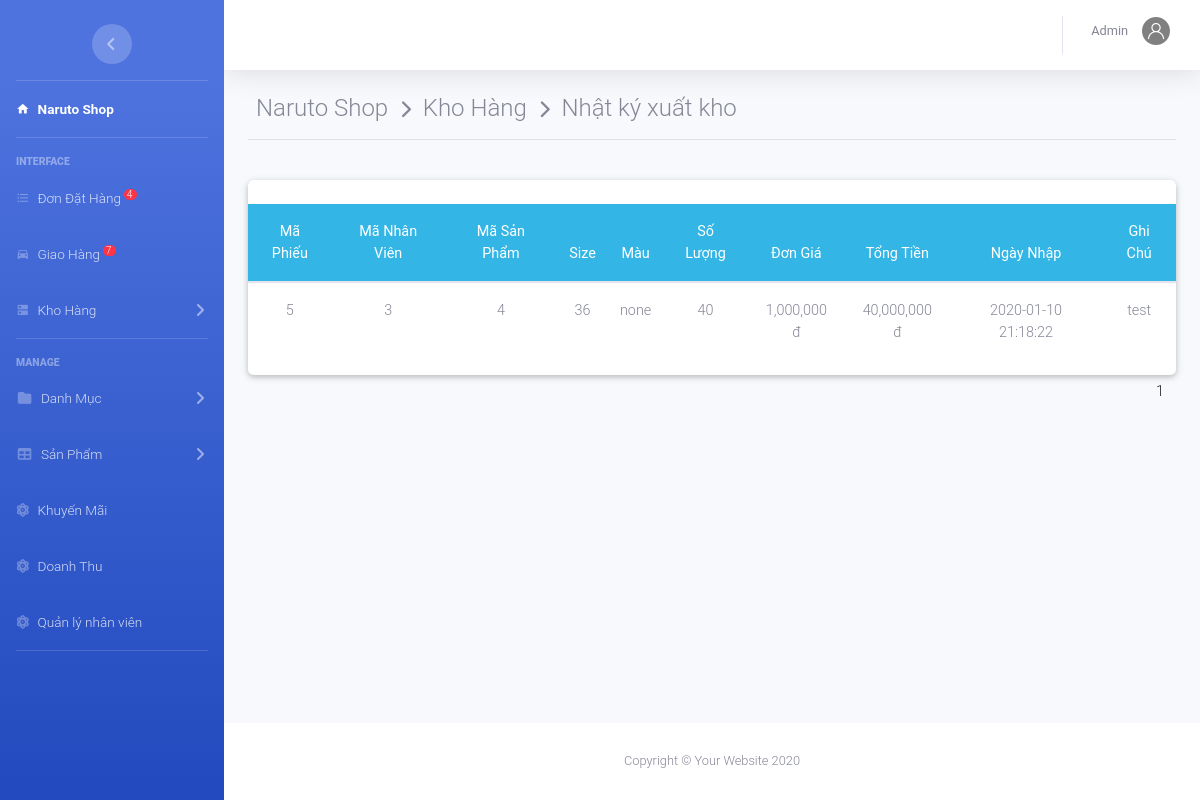
The page /admin/index.php?action=kho&view=nhatkyx (signed in) on the database its author committed.
### tables this page shows
CREATE TABLE `phieuxuat` (
  `MaPX` int(11) NOT NULL,
  `MaNV` int(11) NOT NULL,
  `MaSP` int(11) NOT NULL,
  `Mau` varchar(100) NOT NULL,
  `Size` int(11) NOT NULL,
  `SoLuong` int(11) NOT NULL,
  `DonGia` decimal(10,0) NOT NULL,
  `TongTien` decimal(10,0) NOT NULL,
  `Note` varchar(500) NOT NULL,
  `NgayXuat` datetime NOT NULL DEFAULT current_timestamp()
);

### admin/kho/nhapkyxuat.php (the view, shortened to what this page needs)
<?php
    if(isset($_GET['trang'])){
        $trang=$_GET['trang'];
    }
    else{ $trang=1;}
    $from =($trang-1)*30;
	$sql="select * from phieuxuat Order by NgayXuat DESC limit $from,20";
	$rs=mysqli_query($conn,$sql);
?>
<div class="container-fluid">
	<div class="page-header">
	  <h4 class="page-title">
	     Naruto Shop &#160;<i class="fas fa-chevron-right" style="font-size: 18px"></i>&#160; Kho Hàng &#160;<i class="fas fa-chevron-right" style="font-size: 18px"></i>&#160; Nhật ký xuất kho</h4>
	</div><hr><br>
	<div class="row">
      <div class="col-md-12 grid-margin stretch-card">
        <div class="card">
		<br>
             <table class="table table-hover  text-center " >
				<thead class="badge-info">
					<tr>
						<th>Mã Phiếu</th> <th>Mã Nhân Viên</th><th>Mã Sản Phẩm</th><th>Size</th><th>Màu</th><th>Số Lượng</th><th>Đơn Giá</th><th>Tổng Tiền</th>
						<th>Ngày Nhập</th> <th>Ghi Chú</th>
					</tr>
				</thead>
				<tbody>
			 		<?php
				 	while ($row=mysqli_fetch_array($rs)) { ?>
						<tr>
							<td><?php echo $row['MaPX']; ?></td>
							<td><?php echo $row['MaNV']; ?></td>
							<td><?php echo $row['MaSP']; ?></td>
							<td><?php echo $row['Size']; ?></td>
							<td><?php echo $row['Mau']; ?></td>
							<td><?php echo $row['SoLuong']; ?></td>
							<td><?php echo number_format($row['DonGia']).' đ'; ?></td>
							<td><?php echo number_format($row['TongTien']).' đ'; ?></td>
							<td><?php echo $row['NgayXuat']; ?></td>
							<td><?php echo $row['Note']; ?></td>
						</tr>
		 			<?php	} ?>
				</tbody>
			</table>
            </div>
          </div>
      </div>
      <div class="row m-auto">
				<?php
					$ds_spn1b="select * from phieuxuat Order by NgayXuat DESC";
		            $query_dssp2=mysqli_query($conn,$ds_spn1b);
		            $sosp=mysqli_num_rows($query_dssp2);
		            $sotrang = ceil($sosp/30); ?>
			     	<ul class="pagination justify-content-center">
				         <?php for($x=1;$x<=$sotrang;$x++){ ?>
							          <li class="page-item">
							          	  <a class="page-link " href="index.php?action=kho&view=nhatkyx&trang=<?php echo $x ?>"><?php echo $x ;?></a>
							          </li>
						  <?php
						      } ?>
			      	</ul>
			</div>
</div>

### rows shown on the page
phieuxuat: MaPX "5", MaNV "3", MaSP "4", Size "36", Mau "none", SoLuong "40", DonGia "1,000,000", TongTien "40,000,000", NgayXuat "2020-01-10 21:18:22", Note "test"

### other values the page prints
$dem "4"
$dem "7"
$nv['TenNV'] "Admin"
